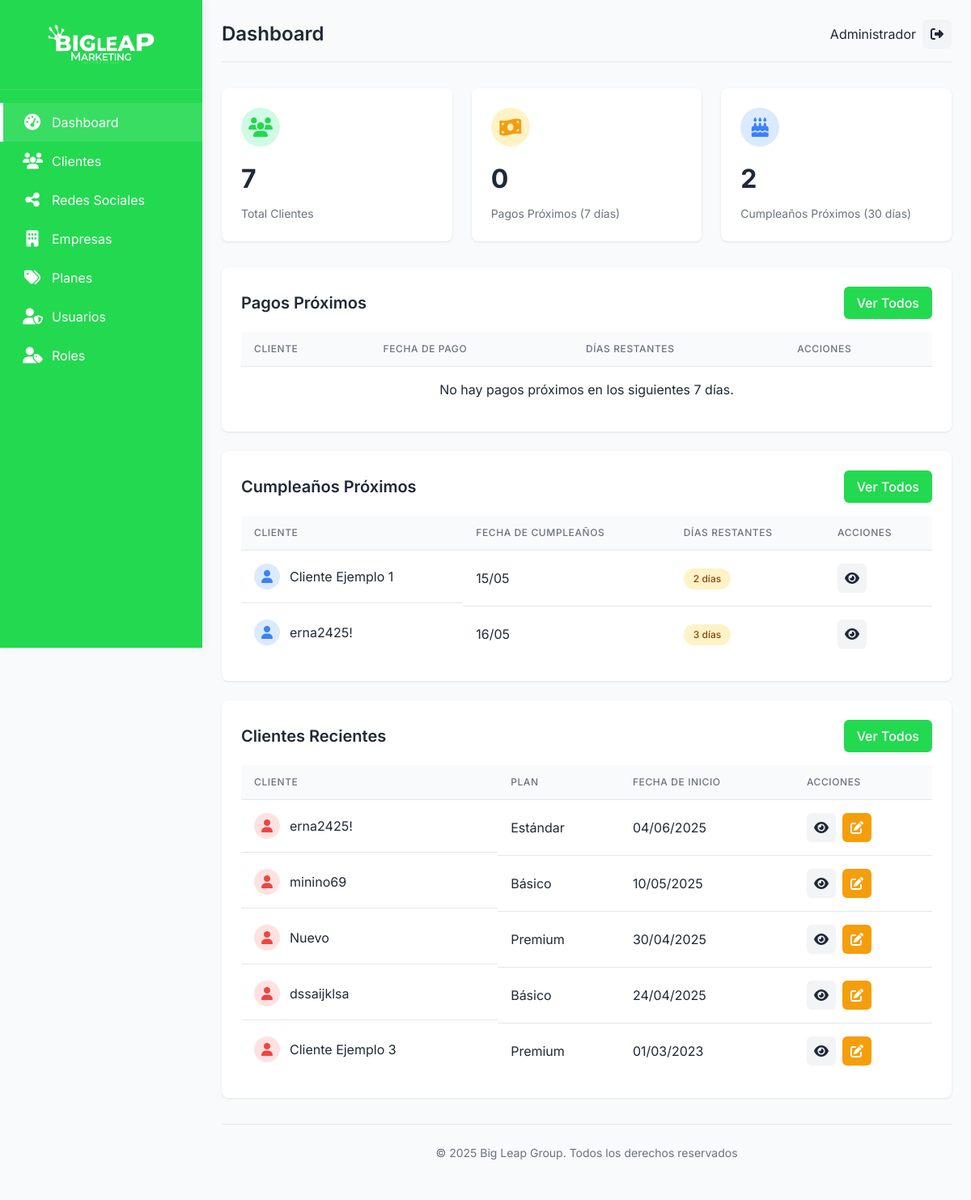
/index.php (signed in), run on the app's committed database.
### tables this page shows
CREATE TABLE `clientes` (
  `id_cliente` int(11) NOT NULL,
  `nombre_cliente` varchar(100) NOT NULL,
  `fecha_inicio` date DEFAULT NULL,
  `cumpleaños` date DEFAULT NULL,
  `fecha_pago` date DEFAULT NULL,
  `id_plan` int(11) DEFAULT NULL,
  `id_empresa` int(11) DEFAULT NULL,
  `estado` enum('Activo','Inactivo') NOT NULL DEFAULT 'Activo'
);

CREATE TABLE `planes` (
  `id_plan` int(11) NOT NULL,
  `nombre_plan` varchar(100) NOT NULL,
  `descripcion_plan` text DEFAULT NULL,
  `precio` decimal(10,2) NOT NULL
);

### utils/session.php (called while the page is built, shortened)
<?php
function isAdmin() {
    return isset($_SESSION['is_admin']) && $_SESSION['is_admin'] === true;
}
function getCurrentUserId() {
    return $_SESSION['user_id'] ?? null;
}
?>

### models/Client.php (called while the page is built, shortened)
<?php
class Client {
    private $conn;
    private $table_name = "clientes";
    public function __construct($db) {
        $this->conn = $db;
    }
    public function countClients($user_id, $is_admin) {
        if($is_admin) {
            $query = "SELECT COUNT(*) as total FROM " . $this->table_name;
            $stmt = $this->conn->prepare($query);
        }
        $stmt->execute();
        $row = $stmt->fetch(PDO::FETCH_ASSOC);
        return $row['total'];
    }
    public function getUpcomingPayments($user_id, $is_admin, $days = 7) {
        $date = date('Y-m-d', strtotime('+' . $days . ' days'));
        if($is_admin) {
            $query = "SELECT c.*, p.nombre_plan, e.nombre_empresa, e.rubro as rubro_empresa
                      FROM " . $this->table_name . " c
                      LEFT JOIN planes p ON c.id_plan = p.id_plan
                      LEFT JOIN empresas e ON c.id_empresa = e.id_empresa
                      WHERE c.fecha_pago BETWEEN CURDATE() AND ?
                      ORDER BY c.fecha_pago ASC";
            $stmt = $this->conn->prepare($query);
            $stmt->bindParam(1, $date, PDO::PARAM_STR);
        }
        $stmt->execute();
        return $stmt->fetchAll(PDO::FETCH_ASSOC);
    }
    public function getUpcomingBirthdays($user_id, $is_admin, $days = 30) {
        $today_month = date('m');
        $today_day = date('d');
        $next_month = date('m', strtotime('+' . $days . ' days'));
        $next_day = date('d', strtotime('+' . $days . ' days'));
        if($is_admin) {
            $query = "SELECT c.*, p.nombre_plan, e.nombre_empresa, e.rubro as rubro_empresa
                      FROM " . $this->table_name . " c
                      LEFT JOIN planes p ON c.id_plan = p.id_plan
                      LEFT JOIN empresas e ON c.id_empresa = e.id_empresa
                      WHERE (
                          (MONTH(c.cumpleaños) = ? AND DAY(c.cumpleaños) >= ?) OR
                          (MONTH(c.cumpleaños) = ? AND DAY(c.cumpleaños) <= ?) OR
                          (MONTH(c.cumpleaños) > ? AND MONTH(c.cumpleaños) < ?)
                      )
                      ORDER BY MONTH(c.cumpleaños), DAY(c.cumpleaños)";
            $stmt = $this->conn->prepare($query);
            $stmt->bindParam(1, $today_month);
            $stmt->bindParam(2, $today_day);
            $stmt->bindParam(3, $next_month);
            $stmt->bindParam(4, $next_day);
            $stmt->bindParam(5, $today_month);
            $stmt->bindParam(6, $next_month);
        }
        $stmt->execute();
        return $stmt->fetchAll(PDO::FETCH_ASSOC);
    }
    public function getRecentClients($user_id, $is_admin, $limit = 5) {
        if($is_admin) {
            $query = "SELECT c.*, p.nombre_plan, e.nombre_empresa, e.rubro as rubro_empresa
                      FROM " . $this->table_name . " c
                      LEFT JOIN planes p ON c.id_plan = p.id_plan
                      LEFT JOIN empresas e ON c.id_empresa = e.id_empresa
                      ORDER BY c.id_cliente DESC
                      LIMIT ?";
            $stmt = $this->conn->prepare($query);
            $stmt->bindParam(1, $limit, PDO::PARAM_INT);
        }
        $stmt->execute();
        return $stmt->fetchAll(PDO::FETCH_ASSOC);
    }
}
?>

### index.php (the view, shortened to what this page needs)
<?php
include_once 'models/Client.php';
include_once 'utils/session.php';
$database = new Database();
$db = $database->getConnection();
$client = new Client($db);
$total_clients = $client->countClients(getCurrentUserId(), isAdmin());
$upcoming_payments = $client->getUpcomingPayments(getCurrentUserId(), isAdmin(), 7);
$upcoming_birthdays = $client->getUpcomingBirthdays(getCurrentUserId(), isAdmin(), 30);
$recent_clients = $client->getRecentClients(getCurrentUserId(), isAdmin(), 5);
include 'includes/layout_header.php';
?>
<div class="stats-grid">
    <div class="stat-card">
        <div class="icon primary">
            <i class="fas fa-users"></i>
        </div>
        <div class="value"><?php echo $total_clients; ?></div>
        <div class="label">Total Clientes</div>
    </div>
    <div class="stat-card">
        <div class="icon warning">
            <i class="fas fa-money-bill-wave"></i>
        </div>
        <div class="value"><?php echo count($upcoming_payments); ?></div>
        <div class="label">Pagos Próximos (7 días)</div>
    </div>
    <div class="stat-card">
        <div class="icon info">
            <i class="fas fa-birthday-cake"></i>
        </div>
        <div class="value"><?php echo count($upcoming_birthdays); ?></div>
        <div class="label">Cumpleaños Próximos (30 días)</div>
    </div>
</div>
<div class="card">
    <div class="card-header">
        <h2 class="card-title">Pagos Próximos</h2>
        <a href="clients.php" class="btn btn-primary">Ver Todos</a>
    </div>
    <table class="data-table">
        <thead>
            <tr>
                <th>Cliente</th>
                <th>Fecha de Pago</th>
                <th>Días Restantes</th>
                <th>Acciones</th>
            </tr>
        </thead>
        <tbody>
            <?php if(count($upcoming_payments) > 0): ?>
                <?php foreach($upcoming_payments as $payment): ?>
                <tr>
                    <td class="user-cell">
                        <div class="avatar" style="background-color: #d1fae5; display: flex; align-items: center; justify-content: center;">
                            <i class="fas fa-user" style="color: #23D950;"></i>
                        </div>
                        <?php echo $payment['nombre_cliente']; ?>
                    </td>
                    <td><?php echo date('d/m', strtotime($payment['fecha_pago'])); ?></td>
                    <td>
                    <?php
                        $today = new DateTime();
                        $payment_date = new DateTime($payment['fecha_pago']);
                        if ($payment_date < $today) {
                            $payment_date->modify('+1 month');
                        }
                        $days_left = $today->diff($payment_date)->days;
                        $status_class = 'completed';
                        if ($days_left <= 2) {
                            $status_class = 'pending';
                        } elseif ($days_left <= 5) {
                            $status_class = 'processing';
                        }
                    ?>
                        <span class="status <?php echo $status_class; ?>">
                            <?php echo $days_left; ?> días
                        </span>
                    </td>
                    <td>
                        <div class="action-buttons">
                            <a href="client-view.php?id=<?php echo $payment['id_cliente']; ?>" class="btn btn-icon btn-secondary" title="Ver">
                                <i class="fas fa-eye"></i>
                            </a>
                        </div>
                    </td>
                </tr>
                <?php endforeach; ?>
            <?php else: ?>
                <tr>
                    <td colspan="4" class="text-center">No hay pagos próximos en los siguientes 7 días.</td>
                </tr>
            <?php endif; ?>
        </tbody>
    </table>
</div>
<div class="card">
    <div class="card-header">
        <h2 class="card-title">Cumpleaños Próximos</h2>
        <a href="clients.php" class="btn btn-primary">Ver Todos</a>
    </div>
    <table class="data-table">
        <thead>
            <tr>
                <th>Cliente</th>
                <th>Fecha de Cumpleaños</th>
                <th>Días Restantes</th>
                <th>Acciones</th>
            </tr>
        </thead>
        <tbody>
            <?php if(count($upcoming_birthdays) > 0): ?>
                <?php foreach($upcoming_birthdays as $birthday): ?>
                <tr>
                    <td class="user-cell">
                        <div class="avatar" style="background-color: #dbeafe; display: flex; align-items: center; justify-content: center;">
                            <i class="fas fa-user" style="color: #3b82f6;"></i>
                        </div>
                        <?php echo $birthday['nombre_cliente']; ?>
                    </td>
                    <td><?php echo date('d/m', strtotime($birthday['cumpleaños'])); ?></td>
                    <td>
                        <?php
                            $birth_date = new DateTime($birthday['cumpleaños']);
                            $today = new DateTime();
                            $birth_date->setDate($today->format('Y'), $birth_date->format('m'), $birth_date->format('d'));
                            $days_left = $today->diff($birth_date)->days;
                            $status_class = 'completed';
                            if($days_left <= 7) {
                                $status_class = 'pending';
                            } else if($days_left <= 14) {
                                $status_class = 'processing';
                            }
                        ?>
                        <span class="status <?php echo $status_class; ?>">
                            <?php echo $days_left; ?> días
                        </span>
                    </td>
                    <td>
                        <div class="action-buttons">
                            <a href="client-view.php?id=<?php echo $birthday['id_cliente']; ?>" class="btn btn-icon btn-secondary" title="Ver">
                                <i class="fas fa-eye"></i>
                            </a>
                        </div>
                    </td>
                </tr>
                <?php endforeach; ?>
            <?php else: ?>
                <tr>
                    <td colspan="4" class="text-center">No hay cumpleaños próximos en los siguientes 30 días.</td>
                </tr>
            <?php endif; ?>
        </tbody>
    </table>
</div>
<div class="card">
    <div class="card-header">
        <h2 class="card-title">Clientes Recientes</h2>
        <a href="clients.php" class="btn btn-primary">Ver Todos</a>
    </div>
    <table class="data-table">
        <thead>
            <tr>
                <th>Cliente</th>
                <th>Plan</th>
                <th>Fecha de Inicio</th>
                <th>Acciones</th>
            </tr>
        </thead>
        <tbody>
            <?php if(count($recent_clients) > 0): ?>
                <?php foreach($recent_clients as $client): ?>
                <tr>
                    <td class="user-cell">
                        <div class="avatar" style="background-color: #fee2e2; display: flex; align-items: center; justify-content: center;">
                            <i class="fas fa-user" style="color: #ef4444;"></i>
                        </div>
                        <?php echo $client['nombre_cliente']; ?>
                    </td>
                    <td><?php echo $client['nombre_plan'] ?? 'No asignado'; ?></td>
                    <td><?php echo date('d/m/Y', strtotime($client['fecha_inicio'])); ?></td>
                    <td>
                        <div class="action-buttons">
                            <a href="client-view.php?id=<?php echo $client['id_cliente']; ?>" class="btn btn-icon btn-secondary" title="Ver">
                                <i class="fas fa-eye"></i>
                            </a>
                            <a href="client-form.php?id=<?php echo $client['id_cliente']; ?>" class="btn btn-icon btn-warning" title="Editar">
                                <i class="fas fa-edit"></i>
                            </a>
                        </div>
                    </td>
                </tr>
                <?php endforeach; ?>
            <?php else: ?>
                <tr>
                    <td colspan="4" class="text-center">No hay clientes recientes.</td>
                </tr>
            <?php endif; ?>
        </tbody>
    </table>
</div>
<?php
include 'includes/layout_footer.php';
?>

### data on the page
clientes: nombre_cliente "Cliente Ejemplo 1", cumpleaños "15/05"
clientes: nombre_cliente "erna2425!", cumpleaños "16/05", id_plan.nombre_plan "Estándar", fecha_inicio "04/06/2025"
clientes: nombre_cliente "minino69", id_plan.nombre_plan "Básico", fecha_inicio "10/05/2025"
clientes: nombre_cliente "Nuevo", id_plan.nombre_plan "Premium", fecha_inicio "30/04/2025"
clientes: nombre_cliente "dssaijklsa", id_plan.nombre_plan "Básico", fecha_inicio "24/04/2025"
clientes: nombre_cliente "Cliente Ejemplo 3", id_plan.nombre_plan "Premium", fecha_inicio "01/03/2023"

### other printed values
$page_title "Dashboard"
$_SESSION['user_name'] "Administrador"
$total_clients "7"
count($upcoming_payments) "0"
count($upcoming_birthdays) "2"
